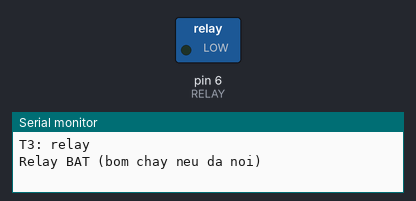
Bench run of a sketch on a simulated Arduino Uno, built with avr-gcc and run on an emulated ATmega328P. Parts: switched loads named in the sketch (green lamp = pin HIGH), the last lines printed to the serial monitor.

Above: at 1.5 s.
At 4.5 s:
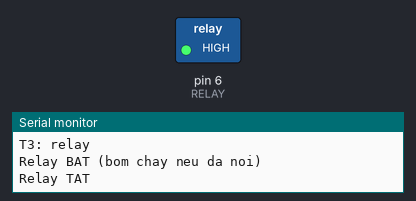
Timing chart, 0 to 7.8 s (numbered marks = the images above):
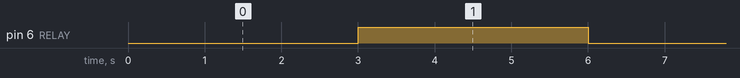

Measured:
- by itself, pin 6 (RELAY): alternates HIGH for 3.0 s and LOW for 3.0 s

The sketch:

T3_Relay.ino
```cpp
// T3 — Module relay 5V (và bơm nếu đã nối nguồn adapter vào tiếp điểm).
// Cắm: relay VCC→5V, GND→GND, IN→D6.
// Đạt: cứ 3 giây relay kêu "tách", đèn trên module đổi trạng thái; Serial in BAT/TAT.
// Module kích mức THẤP: IN = LOW thì relay đóng. Nếu thấy ngược (in BAT mà đèn tắt), đổi RELAY_ACTIVE_LOW = false.

const byte RELAY = 6;
const bool RELAY_ACTIVE_LOW = true;

void relay(bool on) { digitalWrite(RELAY, (on ^ RELAY_ACTIVE_LOW) ? HIGH : LOW); }

void setup() {
  relay(false);            // ghi mức TẮT trước khi bật OUTPUT: relay không nháy lúc khởi động
  pinMode(RELAY, OUTPUT);
  Serial.begin(9600);
  Serial.println(F("T3: relay"));
}

void loop() {
  relay(true);  Serial.println(F("Relay BAT (bom chay neu da noi)")); delay(3000);
  relay(false); Serial.println(F("Relay TAT"));                       delay(3000);
}
```
